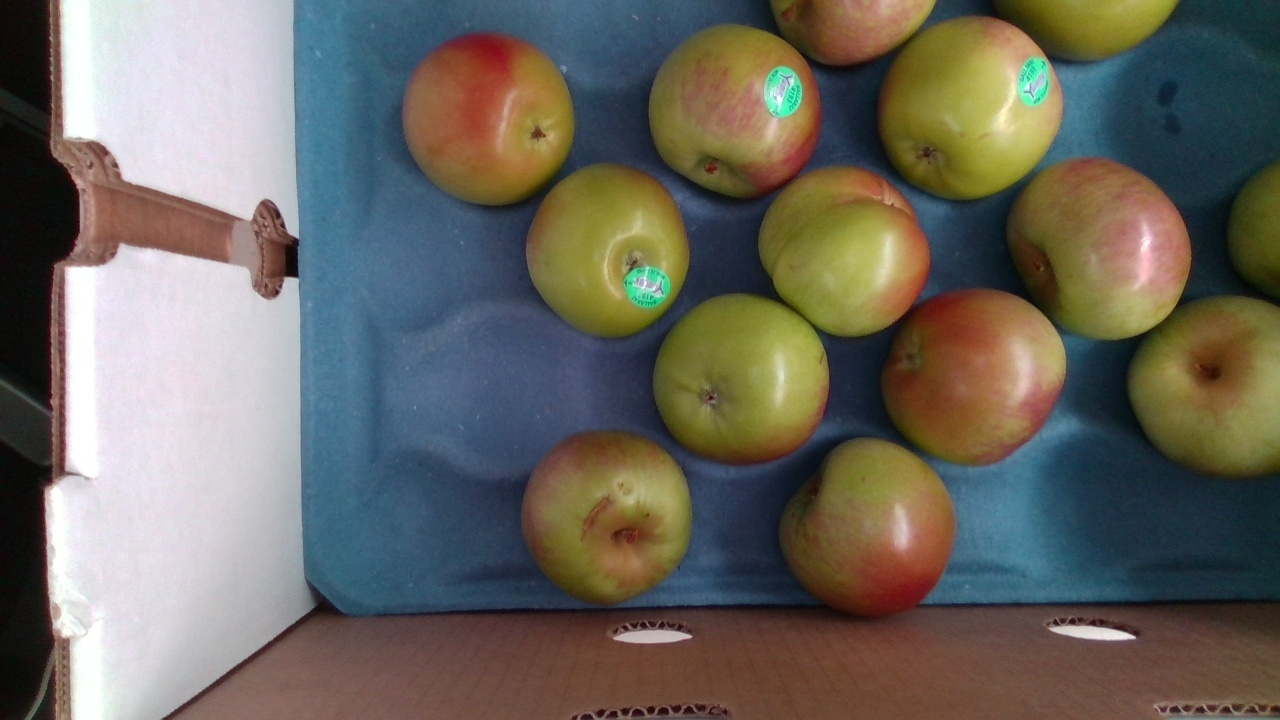
#> input picture Pictures/0.png, 1280 x 720 px
$ python Apple-Detection.py
#> lines starting #> are read from the running program, lines starting #| are printed output that depends on the picture; after the words box and inside, x2 and y2 are one past the last pixel; in counts of white or black regions, pixels touching at a corner belong together
import cv2
import numpy as np
import time

# Tracking

def nothing(x):
    pass

# Green Apples
'''cv2.namedWindow("Tracking")
cv2.createTrackbar("LH", "Tracking", 0, 255, nothing)
cv2.createTrackbar("LS", "Tracking", 22, 255, nothing)
cv2.createTrackbar("LV", "Tracking", 0, 255, nothing)
cv2.createTrackbar("UH", "Tracking", 92, 255, nothing)
cv2.createTrackbar("US", "Tracking", 255, 255, nothing)
cv2.createTrackbar("UV", "Tracking", 255, 255, nothing)'''
x = 0


while (x<30):
    apples = cv2.imread('Pictures/'+str(x)+'.png')
#> apples is the input picture: shape (720, 1280, 3); mean B, G, R 95.1, 104, 107.6
    hsv_img = cv2.cvtColor(apples, cv2.COLOR_BGR2HSV)
#> hsv_img: shape (720, 1280, 3); mean H, S, V 66.4, 107.5, 123.9

    # Green Mask
    lower1 = np.array([0, 22, 0], dtype="uint8")
    upper1 = np.array([121, 255, 255], dtype="uint8")
    hsv_mask1 = cv2.inRange(hsv_img, lower1, upper1)
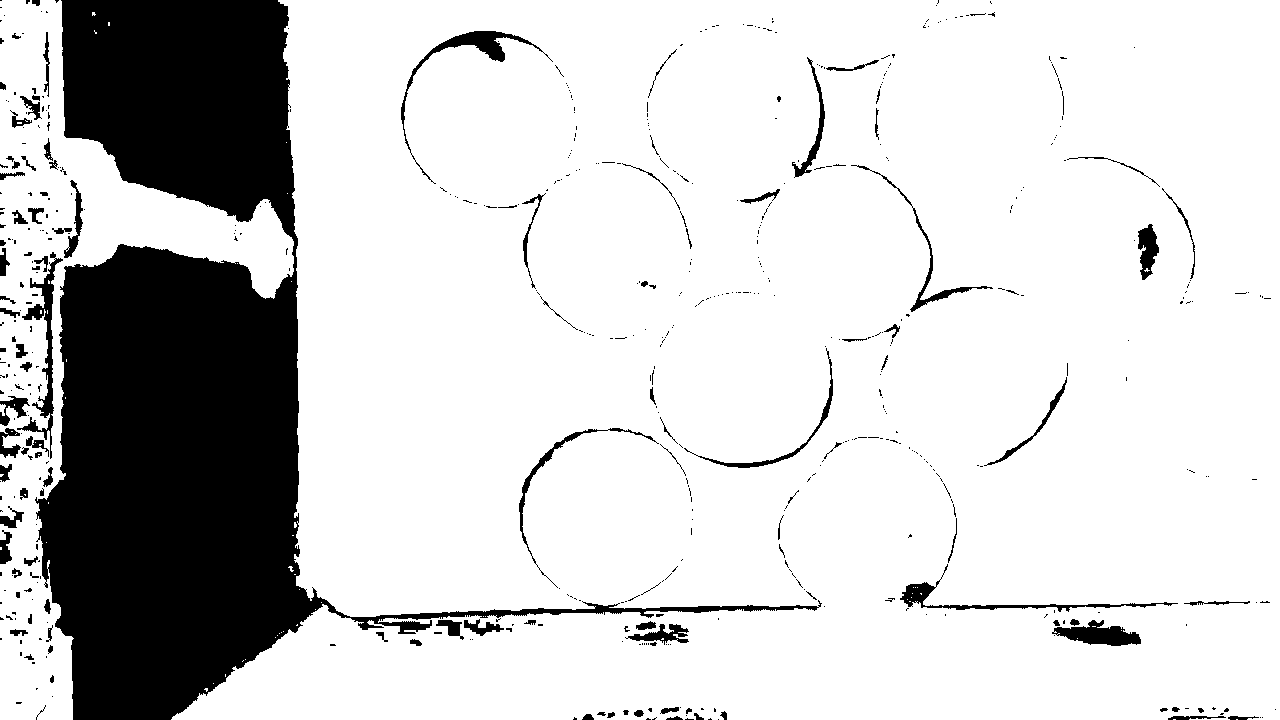
#> hsv_mask1: shape (720, 1280); 81.6% white; 578 black regions (463 under 20 px), largest, box (x1, y1, x2, y2) and area: (35, 0, 822, 720) 149003, (17, 252, 63, 459) 1718, (401, 31, 553, 184) 1543

    # Red Mask
    lower2 = np.array([0, 22, 55], dtype="uint8")
    upper2 = np.array([92, 255, 255], dtype="uint8")
    hsv_mask2 = cv2.inRange(hsv_img, lower2, upper2)
#> hsv_mask2: shape (720, 1280); 43.5% white; 108 white regions (95 under 20 px), largest, box (x1, y1, x2, y2) and area: (171, 438, 1280, 720) 126492, (771, 0, 1280, 475) 87000, (649, 23, 931, 463) 68791

    # Invert mask 2 colours
    hsv_mask2 = cv2.bitwise_not(hsv_mask2)
    # Combine Green + Red Mask
    combineMask = hsv_mask1 + hsv_mask2
#> combineMask: shape (720, 1280); values 254 (black) and 255 (white), 61.9% white; 210 black regions (184 under 20 px), largest, box (x1, y1, x2, y2) and area: (278, 0, 1280, 630) 276844, (924, 0, 1280, 317) 42153, (0, 0, 78, 407) 18454
    result = cv2.bitwise_and(apples, apples, mask=combineMask)
    img = cv2.cvtColor(result, cv2.COLOR_HSV2BGR)
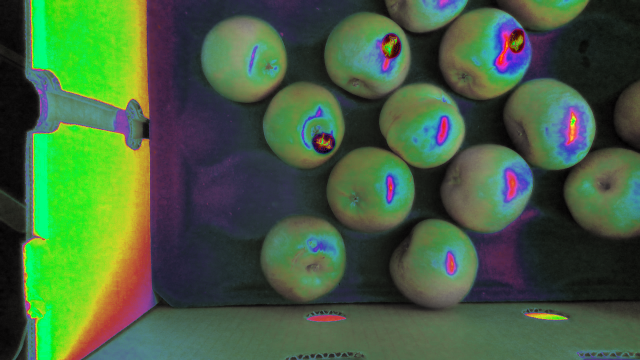
#> img: shape (720, 1280, 3) (shown at 1/2 size); mean B, G, R 64.2, 96.8, 68.6

    # Filter apply
    gray = cv2.cvtColor(img, cv2.COLOR_BGR2GRAY)
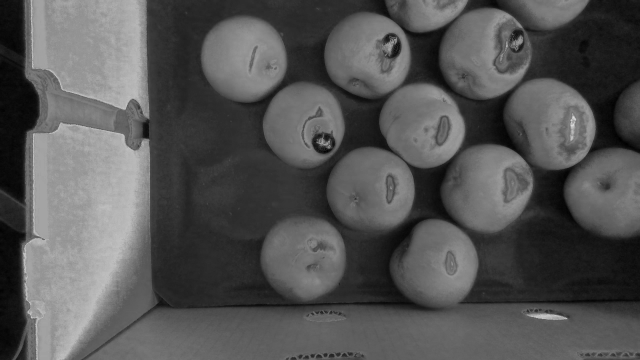
#> gray: shape (720, 1280) (shown at 1/2 size); min 0, max 229, mean 84.6
    gblur = cv2.GaussianBlur(gray,(5,5),0)
    blur = cv2.medianBlur(gblur, 5)


    # Circle detecting
    circles = cv2.HoughCircles(blur, cv2.HOUGH_GRADIENT,1,120,param1=30,param2=25,minRadius=72, maxRadius=96)
#> circles = [[734.5, 110.5, 86.2], [488.5, 115.5, 86.5], [606.5, 513.5, 85.2], [964.5, 111.5, 87.7], [741.5, 382.5, 88.7], [607.5, 250.5, 82], [977.5, 381.5, 94.3], [842.5, 252.5, 86.4], [872.5, 527.5, 83.3], [1093.5, 256.5, 95.4], [1223.5, 378.5, 95.4]]
    circles = np.uint16(np.around(circles))
#> circles = [[734, 110, 86], [488, 116, 86], [606, 514, 85], [964, 112, 88], [742, 382, 89], [608, 250, 82], [978, 382, 94], [842, 252, 86], [872, 528, 83], [1094, 256, 95], [1224, 378, 95]]
    count = 0

    for i in circles[0,:]:
        cv2.circle(apples,(i[0],i[1]),i[2],(0,255,0),6)
        cv2.circle(apples, (i[0], i[1]), 2, (0, 0, 255), 2)
        count +=1
#> this loop made 11 passes
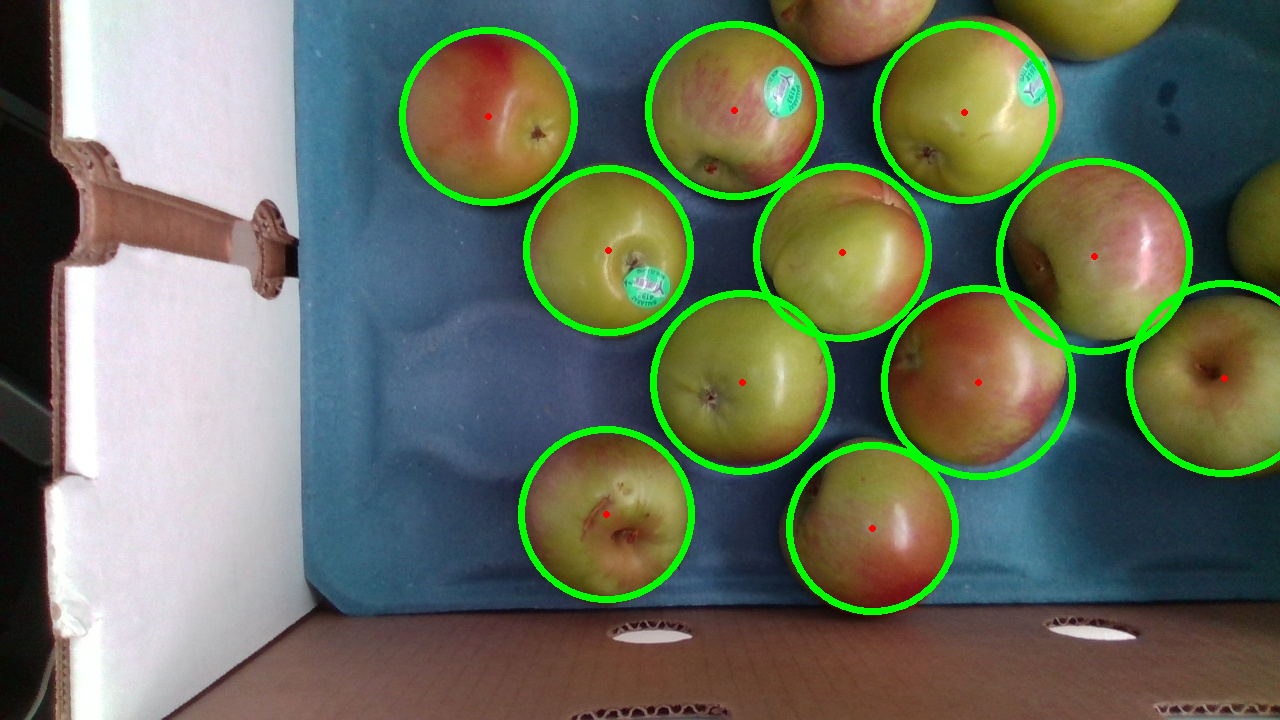
#> apples: shape (720, 1280, 3); 4.45% of pixels changed, all inside (x1, y1, x2, y2) = (399, 21, 1280, 615)
#> after the loop, count = 11

    # Apple counting
    print ("This image contains", count, "apples")
#| This image contains 11 apples
    cv2.imshow("apples", apples)
    cv2.waitKey(5000)
    cv2.destroyAllWindows()
    x += 1

$ run again, with Pictures/1.png copied over Pictures/0.png
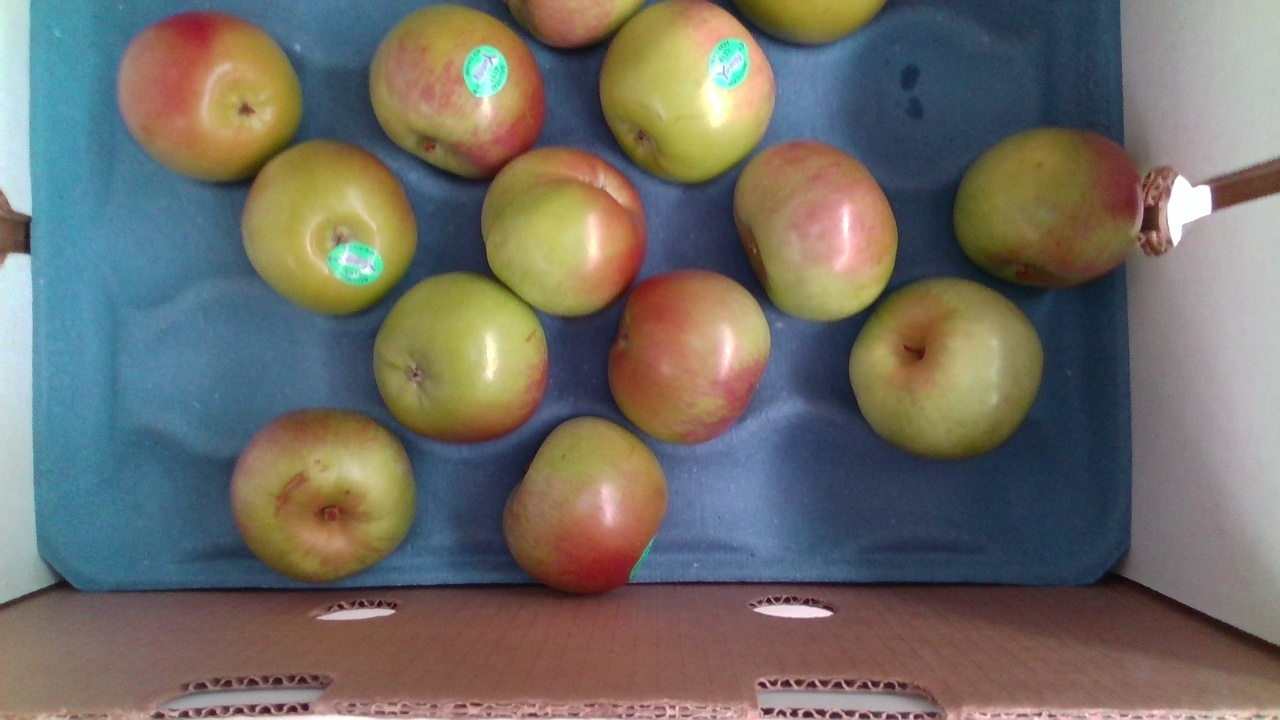
#> input picture Pictures/1.png, 1280 x 720 px
#> apples is the input picture: shape (720, 1280, 3); mean B, G, R 102.4, 109.4, 113.2
#> hsv_img: shape (720, 1280, 3); mean H, S, V 66.3, 104, 134.3
#> `hsv_mask1 = cv2.inRange(hsv_img, lower1, upper1)`:
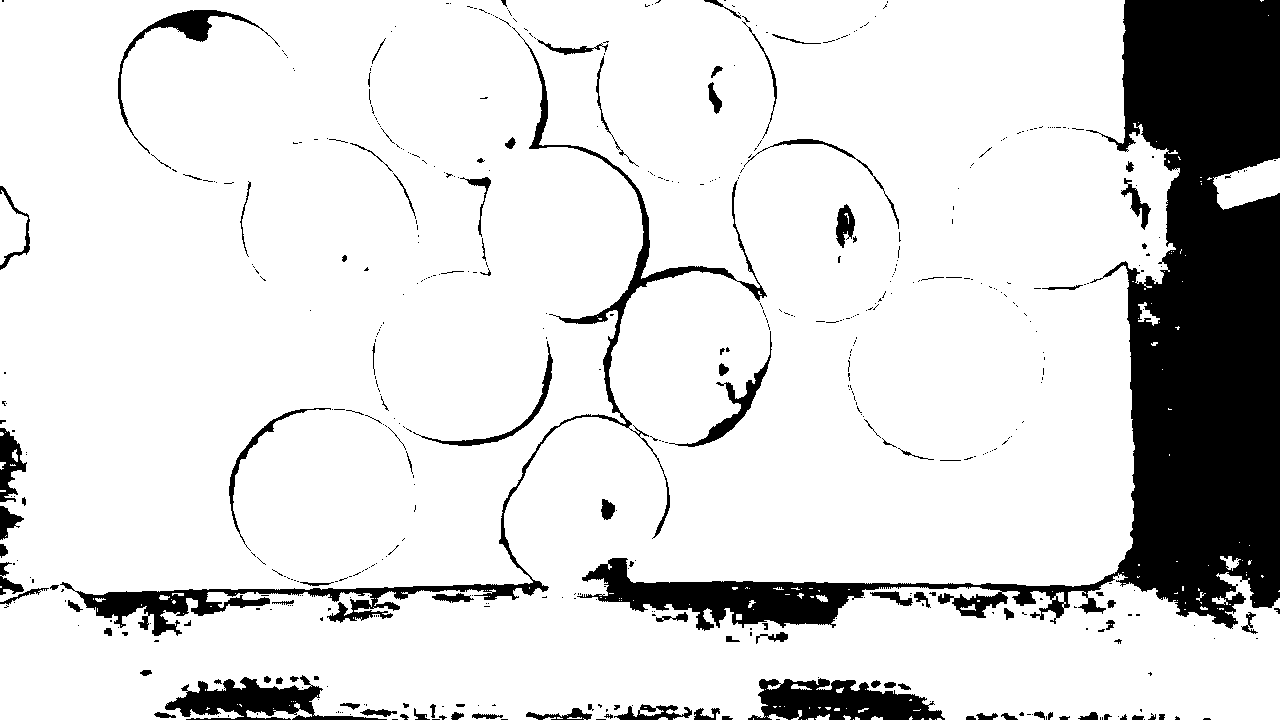
#> hsv_mask1: shape (720, 1280); 85.4% white; 537 black regions (421 under 20 px), largest, box (x1, y1, x2, y2) and area: (577, 0, 1280, 631) 95510, (60, 27, 767, 636) 11528, (748, 678, 945, 720) 5304
#> combineMask: shape (720, 1280); values 254 (black) and 255 (white), 61.9% white; 140 black regions (122 under 20 px), largest, box (x1, y1, x2, y2) and area: (0, 0, 1135, 595) 348067, (1188, 612, 1280, 657) 735, (1099, 573, 1180, 612) 626
#> `circles = cv2.HoughCircles(blur, cv2.HOUGH_GRADIENT,1,120,param1=30,pa..`: circles = [[687.5, 87.5, 88.8], [460.5, 360.5, 86.5], [803.5, 226.5, 85.5], [583.5, 505.5, 86.5], [204.5, 104.5, 94.3], [321.5, 496.5, 91], [571.5, 224.5, 91], [946.5, 371.5, 94.3], [689.5, 354.5, 86.5], [328.5, 223.5, 86.5], [450.5, 100.5, 94.3], [1043.5, 211.5, 81.9]]
#> `circles = np.uint16(np.around(circles))`: circles = [[688, 88, 89], [460, 360, 86], [804, 226, 86], [584, 506, 86], [204, 104, 94], [322, 496, 91], [572, 224, 91], [946, 372, 94], [690, 354, 86], [328, 224, 86], [450, 100, 94], [1044, 212, 82]]
#> the loop `for i in circles[0,:]:` made 12 passes
#> after the loop `for i in circles[0,:]:`:
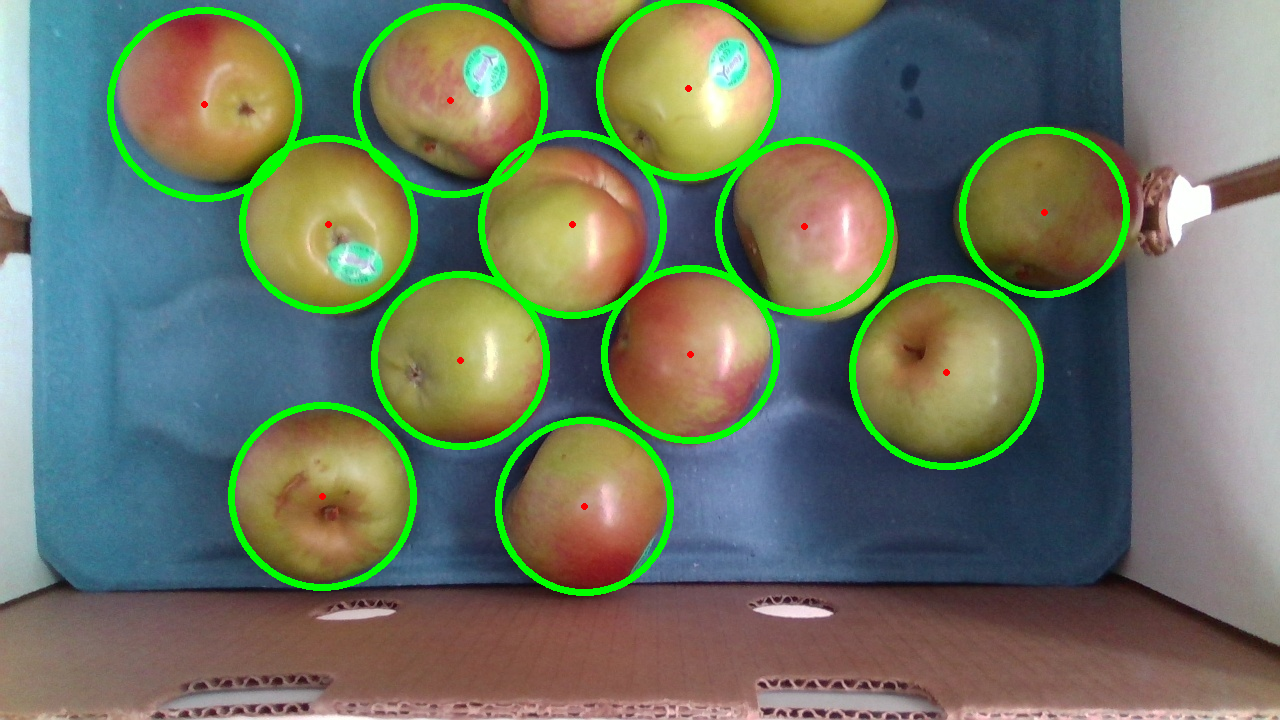
#> apples: shape (720, 1280, 3); 4.93% of pixels changed, all inside (x1, y1, x2, y2) = (107, 0, 1130, 596)
#> after the loop `for i in circles[0,:]:`: count = 12
#| This image contains 12 apples
